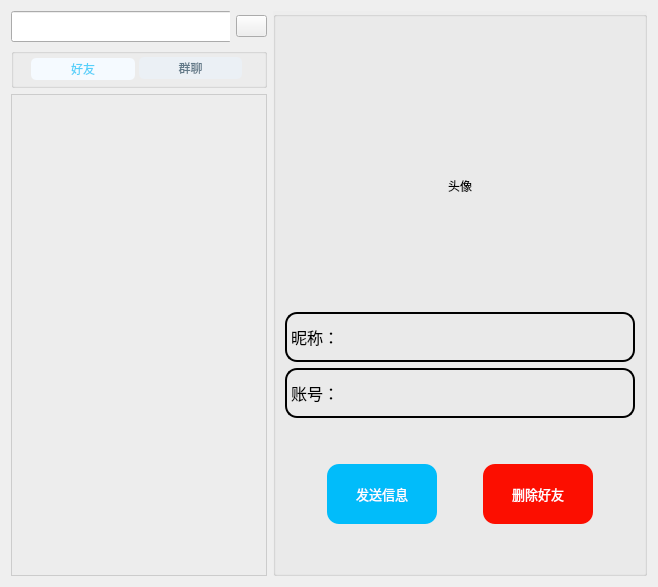
     <widget class="QWidget" name="friend_page">
      <layout class="QHBoxLayout" name="horizontalLayout_9" stretch="0,1">
       <item>
        <layout class="QVBoxLayout" name="verticalLayout_4" stretch="0,0,0">
         <item>
          <layout class="QHBoxLayout" name="horizontalLayout_6">
           <item>
            <widget class="QGroupBox" name="groupBox_3">
             <property name="title">
              <string/>
             </property>
             <widget class="QLineEdit" name="searchEdit_2">
              <property name="geometry">
               <rect>
                <x>0</x>
                <y>0</y>
                <width>221</width>
                <height>31</height>
               </rect>
              </property>
              <property name="text">
               <string/>
              </property>
              <property name="cursorPosition">
               <number>0</number>
              </property>
             </widget>
             <widget class="QLabel" name="label_3">
              <property name="geometry">
               <rect>
                <x>0</x>
                <y>0</y>
                <width>30</width>
                <height>30</height>
               </rect>
              </property>
              <property name="text">
               <string/>
              </property>
              <property name="pixmap">
               <pixmap resource="icons.qrc">:/new/prefix1/icons/search.png</pixmap>
              </property>
             </widget>
            </widget>
           </item>
           <item>
            <widget class="QPushButton" name="addBtn_2">
             <property name="minimumSize">
              <size>
               <width>31</width>
               <height>0</height>
              </size>
             </property>
             <property name="maximumSize">
              <size>
               <width>31</width>
               <height>16777215</height>
              </size>
             </property>
             <property name="text">
              <string/>
             </property>
             <property name="icon">
              <iconset resource="icons.qrc">
               <normaloff>:/new/prefix1/icons/add.png</normaloff>:/new/prefix1/icons/add.png</iconset>
             </property>
            </widget>
           </item>
          </layout>
         </item>
         <item>
          <widget class="QGroupBox" name="groupBox_5">
           <property name="minimumSize">
            <size>
             <width>0</width>
             <height>40</height>
            </size>
           </property>
           <property name="maximumSize">
            <size>
             <width>16777215</width>
             <height>40</height>
            </size>
           </property>
           <property name="title">
            <string/>
           </property>
           <widget class="QWidget" name="horizontalLayoutWidget_5">
            <property name="geometry">
             <rect>
              <x>20</x>
              <y>-10</y>
              <width>211</width>
              <height>61</height>
             </rect>
            </property>
            <layout class="QHBoxLayout" name="horizontalLayout_13">
             <property name="spacing">
              <number>4</number>
             </property>
             <item>
              <widget class="QPushButton" name="friend_switch_btn">
               <property name="minimumSize">
                <size>
                 <width>0</width>
                 <height>22</height>
                </size>
               </property>
               <property name="maximumSize">
                <size>
                 <width>16777215</width>
                 <height>20</height>
                </size>
               </property>
               <property name="font">
                <font>
                 <family>Microsoft YaHei</family>
                </font>
               </property>
               <property name="styleSheet">
                <string notr="true">QPushButton{
	background-color: rgb(245, 250, 255);
	color: rgb(86, 208, 250);
	border-radius:5px;
}
</string>
               </property>
               <property name="text">
                <string>好友</string>
               </property>
              </widget>
             </item>
             <item>
              <widget class="QPushButton" name="group_switch_btn">
               <property name="minimumSize">
                <size>
                 <width>0</width>
                 <height>22</height>
                </size>
               </property>
               <property name="maximumSize">
                <size>
                 <width>16777215</width>
                 <height>22</height>
                </size>
               </property>
               <property name="font">
                <font>
                 <family>Microsoft YaHei</family>
                </font>
               </property>
               <property name="styleSheet">
                <string notr="true">QPushButton{
	background-color: rgb(235, 240, 245);
	color: rgb(99, 122, 137);
	border-radius:5px;
}
</string>
               </property>
               <property name="text">
                <string>群聊</string>
               </property>
              </widget>
             </item>
            </layout>
           </widget>
          </widget>
         </item>
         <item>
          <widget class="QListWidget" name="friend_list">
           <property name="maximumSize">
            <size>
             <width>16777215</width>
             <height>16777215</height>
            </size>
           </property>
           <property name="styleSheet">
            <string notr="true">QListWidget{
	background-color: rgb(237, 237, 237);
    border-top: 1px solid #cccccc;  
    border-right: 1px solid #cccccc;  
    border-bottom: 1px solid #cccccc; 
    border-left: 1px solid #cccccc; 
}
</string>
           </property>
          </widget>
         </item>
        </layout>
       </item>
       <item>
        <widget class="QGroupBox" name="groupBox_4">
         <property name="styleSheet">
          <string notr="true">QGroupBox{
	border-color: rgba(0, 0, 0, 0);
	background-color: rgb(237, 237, 237);
}</string>
         </property>
         <property name="title">
          <string/>
         </property>
         <layout class="QVBoxLayout" name="verticalLayout_5">
          <item>
           <spacer name="verticalSpacer_3">
            <property name="orientation">
             <enum>Qt::Vertical</enum>
            </property>
            <property name="sizeHint" stdset="0">
             <size>
              <width>20</width>
              <height>40</height>
             </size>
            </property>
           </spacer>
          </item>
          <item>
           <layout class="QHBoxLayout" name="horizontalLayout_7">
            <item>
             <widget class="QLabel" name="friendimg_label">
              <property name="minimumSize">
               <size>
                <width>240</width>
                <height>240</height>
               </size>
              </property>
              <property name="maximumSize">
               <size>
                <width>240</width>
                <height>240</height>
               </size>
              </property>
              <property name="text">
               <string>头像</string>
              </property>
              <property name="alignment">
               <set>Qt::AlignCenter</set>
              </property>
             </widget>
            </item>
           </layout>
          </item>
          <item>
           <layout class="QHBoxLayout" name="horizontalLayout_8">
            <item>
             <widget class="QLabel" name="friendname_label_2">
              <property name="minimumSize">
               <size>
                <width>350</width>
                <height>50</height>
               </size>
              </property>
              <property name="maximumSize">
               <size>
                <width>350</width>
                <height>100</height>
               </size>
              </property>
              <property name="font">
               <font>
                <family>Microsoft YaHei</family>
                <pointsize>12</pointsize>
               </font>
              </property>
              <property name="styleSheet">
               <string notr="true">QLabel{
	border-color: rgb(0, 0, 0);
	border: 2px solid black;
	border-radius:12px;
}</string>
              </property>
              <property name="text">
               <string>昵称：</string>
              </property>
             </widget>
            </item>
           </layout>
          </item>
          <item>
           <layout class="QHBoxLayout" name="horizontalLayout_10">
            <item>
             <widget class="QLabel" name="friendaccount_label">
              <property name="minimumSize">
               <size>
                <width>350</width>
                <height>50</height>
               </size>
              </property>
              <property name="maximumSize">
               <size>
                <width>350</width>
                <height>100</height>
               </size>
              </property>
              <property name="font">
               <font>
                <family>Microsoft YaHei</family>
                <pointsize>12</pointsize>
                <weight>50</weight>
                <bold>false</bold>
               </font>
              </property>
              <property name="styleSheet">
               <string notr="true">QLabel{
	border-color: rgb(0, 0, 0);
	border: 2px solid black;
	border-radius:12px;
}</string>
              </property>
              <property name="text">
               <string>账号：</string>
              </property>
             </widget>
            </item>
           </layout>
          </item>
          <item>
           <spacer name="verticalSpacer_4">
            <property name="orientation">
             <enum>Qt::Vertical</enum>
            </property>
            <property name="sizeHint" stdset="0">
             <size>
              <width>20</width>
              <height>40</height>
             </size>
            </property>
           </spacer>
          </item>
          <item>
           <layout class="QHBoxLayout" name="horizontalLayout_11">
            <item>
             <spacer name="horizontalSpacer_3">
              <property name="orientation">
               <enum>Qt::Horizontal</enum>
              </property>
              <property name="sizeHint" stdset="0">
               <size>
                <width>40</width>
                <height>20</height>
               </size>
              </property>
             </spacer>
            </item>
            <item>
             <widget class="QPushButton" name="open_chat_btn">
              <property name="minimumSize">
               <size>
                <width>110</width>
                <height>60</height>
               </size>
              </property>
              <property name="maximumSize">
               <size>
                <width>110</width>
                <height>60</height>
               </size>
              </property>
              <property name="font">
               <font>
                <family>Microsoft YaHei</family>
                <pointsize>10</pointsize>
               </font>
              </property>
              <property name="styleSheet">
               <string notr="true">QPushButton{
	background-color: rgb(1, 188, 250);
	border-radius:12px;
	color: rgb(255, 255, 255);
}</string>
              </property>
              <property name="text">
               <string>发送信息</string>
              </property>
             </widget>
            </item>
            <item>
             <spacer name="horizontalSpacer_5">
              <property name="orientation">
               <enum>Qt::Horizontal</enum>
              </property>
              <property name="sizeType">
               <enum>QSizePolicy::Fixed</enum>
              </property>
              <property name="sizeHint" stdset="0">
               <size>
                <width>40</width>
                <height>20</height>
               </size>
              </property>
             </spacer>
            </item>
            <item>
             <widget class="QPushButton" name="delete_friend_btn">
              <property name="minimumSize">
               <size>
                <width>110</width>
                <height>60</height>
               </size>
              </property>
              <property name="maximumSize">
               <size>
                <width>110</width>
                <height>60</height>
               </size>
              </property>
              <property name="font">
               <font>
                <family>Microsoft YaHei</family>
                <pointsize>10</pointsize>
               </font>
              </property>
              <property name="styleSheet">
               <string notr="true">QPushButton{
	border-radius:12px;
	color: rgb(255, 255, 255);
	background-color: rgb(252, 14, 0);
}</string>
              </property>
              <property name="text">
               <string>删除好友</string>
              </property>
             </widget>
            </item>
            <item>
             <spacer name="horizontalSpacer_4">
              <property name="orientation">
               <enum>Qt::Horizontal</enum>
              </property>
              <property name="sizeHint" stdset="0">
               <size>
                <width>40</width>
                <height>20</height>
               </size>
              </property>
             </spacer>
            </item>
           </layout>
          </item>
          <item>
           <spacer name="verticalSpacer_2">
            <property name="orientation">
             <enum>Qt::Vertical</enum>
            </property>
            <property name="sizeHint" stdset="0">
             <size>
              <width>20</width>
              <height>40</height>
             </size>
            </property>
           </spacer>
          </item>
         </layout>
        </widget>
       </item>
      </layout>
     </widget>
